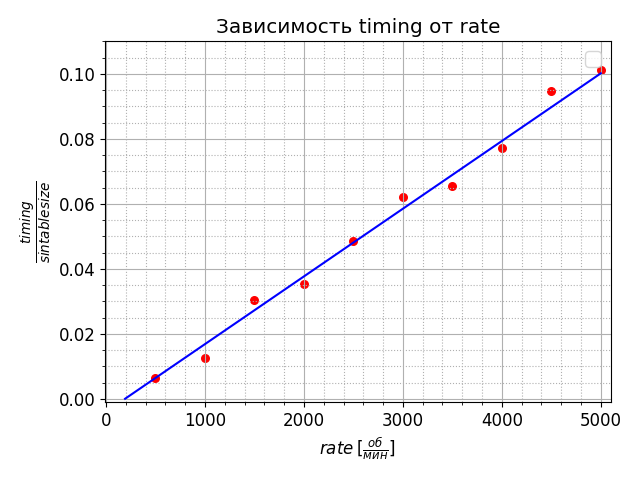

Here is the Python script that generated this plot:
import numpy as np
import matplotlib.pyplot as plt
import matplotlib


matplotlib.rcParams.update({'font.size': 12})

x = np.linspace(0.3852/0.002, 5000, 60000)
f1 = (0.002*x-0.3852)/192*2
x1 = [500,1000,1500,2000,2500,3000,3500,4000,4500,5000]
y1 = [0.6,1.2,2.93,3.4,4.65,5.95,6.3,7.42,9.1,9.71]
for i in range(len(y1)):
    y1[i] = y1[i] / 192*2
#plt.rc('grid', linestyle=':', color='grey', linewidth= 1 )plt.grid(which='major')
plt.legend(fontsize=14)
# указываем в аргументе label содержание легенды 
plt.plot(x, f1, '-b')
plt.scatter(x1, y1,color='red',s = 30)


plt.xlabel(r'$rate\:[\frac{об}{мин}]$', fontsize=12)
plt.ylabel(r'$\frac{timing}{sintablesize}$', fontsize=14)

plt.xlim([-10, 5100])
plt.ylim([-0.001, 0.11])
plt.title("Зависимость timing от rate")
# выводим легенду
plt.minorticks_on()

plt.grid(which='major')
# включаем дополнительную сетку
plt.grid(which='minor', linestyle=':')
plt.tight_layout()
plt.show()
